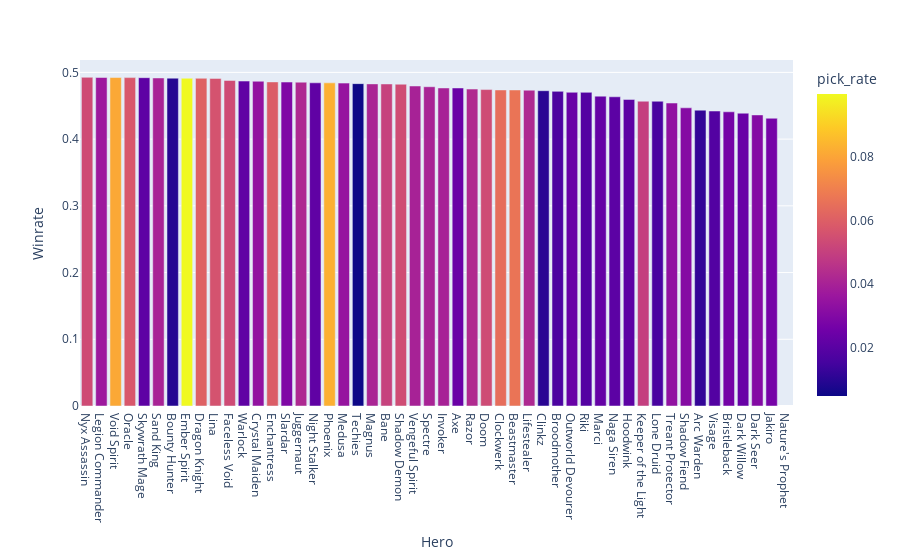

Notebook source saved alongside this figure:
### Code cell
#Bar chart showing the relationship between hero winrate and pickrate sorted by winrate
px.bar(pickratewinrate2.tail(50), x = 'Hero', y = 'Winrate', color='pick_rate')

### Figure 1 — Plotly figure (JSON) as saved in the notebook; plotly's stock layout.template omitted (floating-point values rounded to 4 significant figures)
{"data": [{"alignmentgroup": "True", "hovertemplate": "Hero=%{x}<br>Winrate=%{y}<br>pick_rate=%{marker.color}<extra></extra>", "legendgroup": "", "marker": {"color": [0.0535, 0.0368, 0.0807, 0.0576, 0.0213, 0.0405, 0.0097, 0.0996, 0.0606, 0.0561, 0.0537, 0.0217, 0.034, 0.0593, 0.0292, 0.0423, 0.0217, 0.0827, 0.0351, 0.005, 0.041, 0.0505, 0.0541, 0.0401, 0.0405, 0.0399, 0.0241, 0.0429, 0.0537, 0.0644, 0.0666, 0.0424, 0.0103, 0.0169, 0.0236, 0.0189, 0.023, 0.0208, 0.0209, 0.0497, 0.0162, 0.0338, 0.0308, 0.012, 0.0185, 0.0268, 0.0236, 0.0305, 0.0271, 0.0606], "coloraxis": "coloraxis", "pattern": {"shape": ""}}, "name": "", "offsetgroup": "", "orientation": "v", "showlegend": false, "textposition": "auto", "type": "bar", "x": ["Nyx Assassin", "Legion Commander", "Void Spirit", "Oracle", "Skywrath Mage", "Sand King", "Bounty Hunter", "Ember Spirit", "Dragon Knight", "Lina", "Faceless Void", "Warlock", "Crystal Maiden", "Enchantress", "Slardar", "Juggernaut", "Night Stalker", "Phoenix", "Medusa", "Techies", "Magnus", "Bane", "Shadow Demon", "Vengeful Spirit", "Spectre", "Invoker", "Axe", "Razor", "Doom", "Clockwerk", "Beastmaster", "Lifestealer", "Clinkz", "Broodmother", "Outworld Devourer", "Riki", "Marci", "Naga Siren", "Hoodwink", "Keeper of the Light", "Lone Druid", "Treant Protector", "Shadow Fiend", "Arc Warden", "Visage", "Bristleback", "Dark Willow", "Dark Seer", "Jakiro", "Nature's Prophet"], "xaxis": "x", "y": [0.4926, 0.4923, 0.4923, 0.4922, 0.4921, 0.4916, 0.4913, 0.4912, 0.4911, 0.4909, 0.4879, 0.487, 0.4867, 0.4857, 0.4855, 0.4853, 0.4844, 0.4843, 0.4839, 0.4831, 0.4828, 0.4826, 0.4823, 0.4796, 0.4785, 0.4767, 0.4766, 0.475, 0.4742, 0.4737, 0.4737, 0.4733, 0.4725, 0.4716, 0.4702, 0.4701, 0.4644, 0.4634, 0.4595, 0.4568, 0.4567, 0.4541, 0.4469, 0.4434, 0.4421, 0.4409, 0.4388, 0.4362, 0.4313, null], "yaxis": "y"}], "layout": {"barmode": "relative", "coloraxis": {"colorbar": {"title": {"text": "pick_rate"}}, "colorscale": [[0, "#0d0887"], [0.1111, "#46039f"], [0.2222, "#7201a8"], [0.3333, "#9c179e"], [0.4444, "#bd3786"], [0.5556, "#d8576b"], [0.6667, "#ed7953"], [0.7778, "#fb9f3a"], [0.8889, "#fdca26"], [1, "#f0f921"]]}, "legend": {"tracegroupgap": 0}, "margin": {"t": 60}, "xaxis": {"anchor": "y", "domain": [0, 1], "title": {"text": "Hero"}}, "yaxis": {"anchor": "x", "domain": [0, 1], "title": {"text": "Winrate"}}}}
